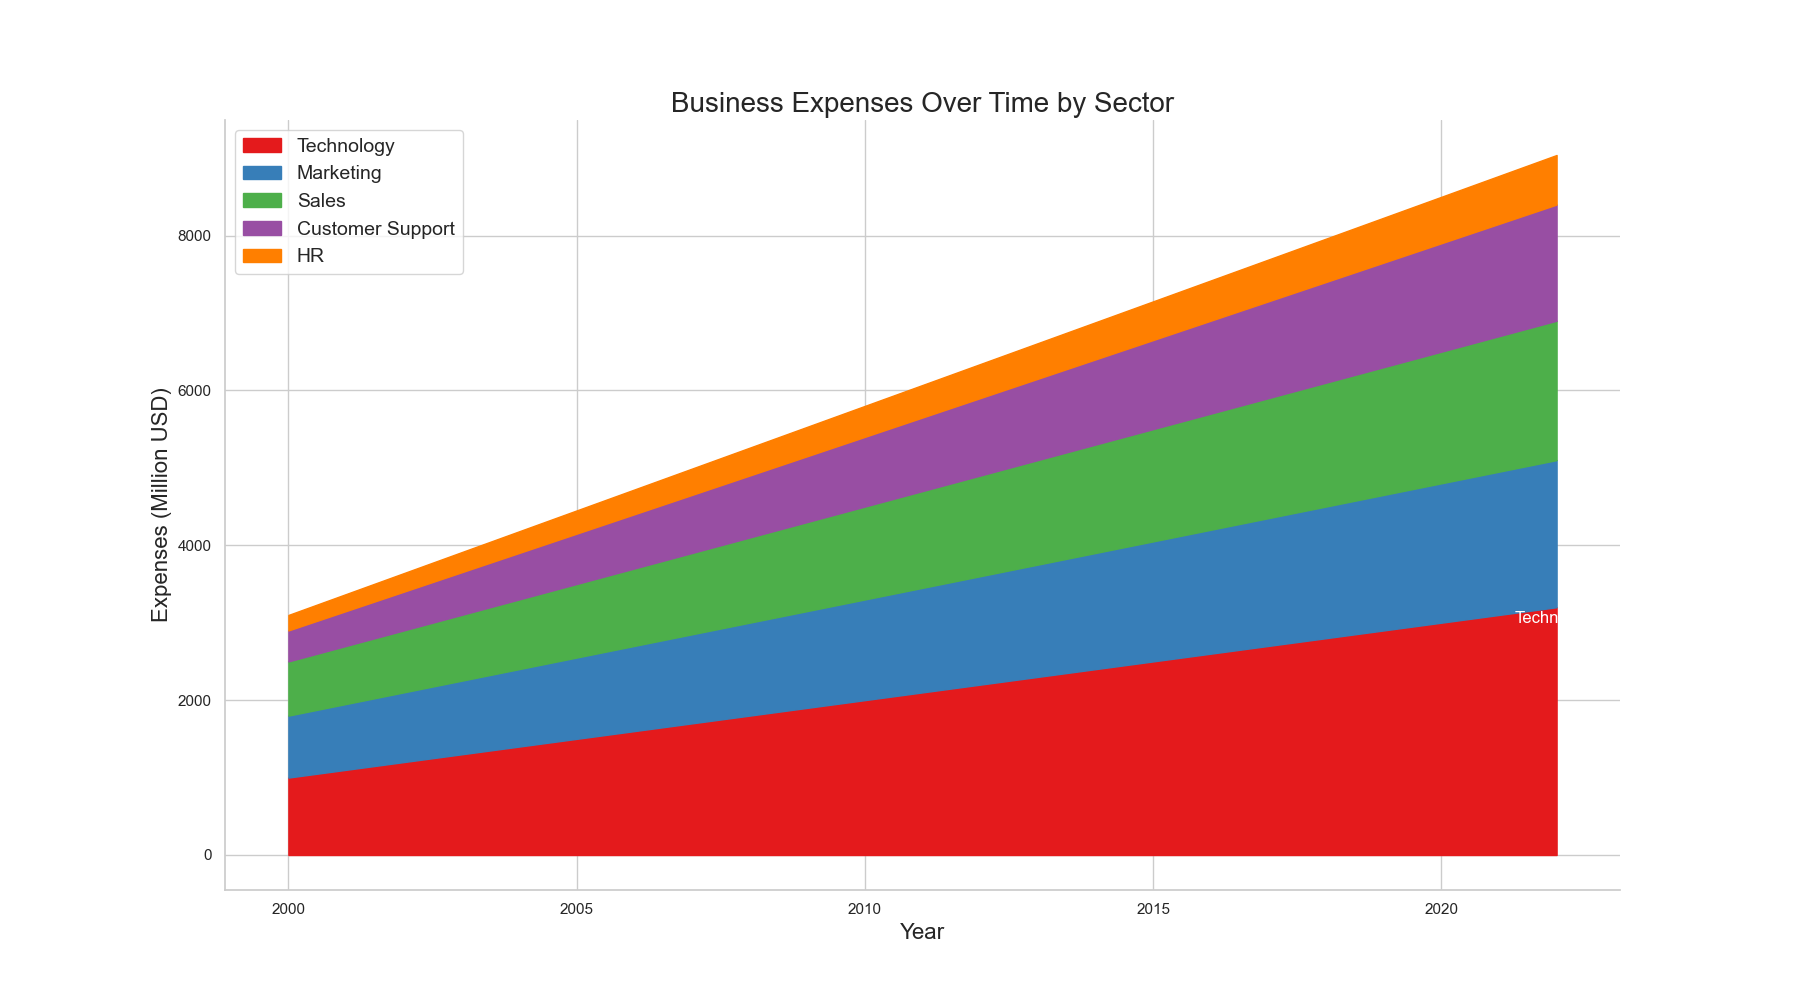

Recreate this plot in Python.

import matplotlib.pyplot as plt
import pandas as pd
import seaborn as sns

# Data
data = {
    'Year': [i for i in range(2000, 2023)],
    'Technology': [1000 + 100 * i for i in range(23)],
    'Marketing': [800 + 50 * i for i in range(23)],
    'Sales': [700 + 50 * i for i in range(23)],
    'Customer Support': [400 + 50 * i for i in range(23)],
    'HR': [200 + 20 * i for i in range(23)],
}
df = pd.DataFrame(data)

# Melting the data to long format
df_melted = df.melt('Year', var_name='Sector', value_name='Expenses')

# Pivot for cumulative sum to stack the sectors on top of each other
df_melted['Cumulative'] = df_melted.groupby('Year')['Expenses'].cumsum()

# Plot
plt.figure(figsize=(18, 10))
colors = ["#e41a1c", "#377eb8", "#4daf4a", "#984ea3", "#ff7f00"]

# Loop to create the stacked area plot
for i, sector in enumerate(df_melted['Sector'].unique()):
    if i == 0:
        plt.fill_between(df['Year'], 0, df_melted[df_melted['Sector'] == sector]['Cumulative'], color=colors[i], label=sector)
    else:
        plt.fill_between(df['Year'], 
                         df_melted[df_melted['Sector'] == df_melted['Sector'].unique()[i-1]]['Cumulative'], 
                         df_melted[df_melted['Sector'] == sector]['Cumulative'], 
                         color=colors[i], label=sector)

# Annotating the last value of Technology for example
last_year_data = df_melted[df_melted['Year'] == df['Year'].max()]
technology_last_value = last_year_data[last_year_data['Sector'] == 'Technology']['Cumulative'].values[0]
plt.text(df['Year'].max(), technology_last_value - 150, "Technology", verticalalignment='center', horizontalalignment='center', color="white", fontsize=12)

# Customizing the plot
plt.title("Business Expenses Over Time by Sector", fontsize=20)
plt.xlabel("Year", fontsize=16)
plt.ylabel("Expenses (Million USD)", fontsize=16)
plt.legend(loc='upper left', fontsize=14)
sns.despine()
plt.show()
